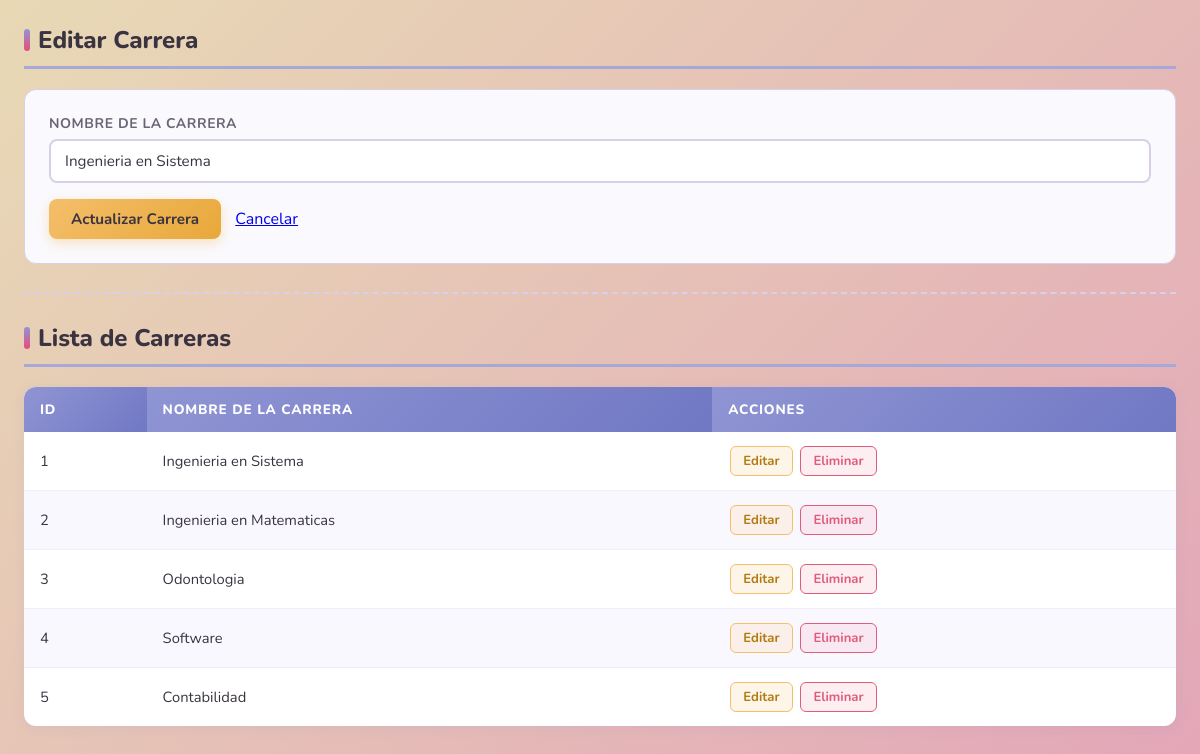
The app's page /carreras3 - copia.php?editar=1 with its own data.
### tables this page shows
CREATE TABLE `carreras` (
  `id_carrera` int NOT NULL,
  `nombre` varchar(100) NOT NULL
);

### sistemaestudiantilmodulo3.3.php (called while the page is built, shortened)
<?php
class clasesistema
{
    private $host = "localhost";
    private $usuario = "root";
    private $password = "chilaquilas25";
    private $bd = "nextgen_db";
    private $puerto = 3308;
    private $conexion;
    public function __construct()
    {
        $this->conexion = new mysqli(
            $this->host,
            $this->usuario,
            $this->password,
            $this->bd,
            $this->puerto
        );
    }
    public function obtenerGenerico($tabla)
    {
        $sql = "SELECT * FROM $tabla";
        return $this->conexion->query($sql);
    }
    public function seleccionarGenerico($tabla, $campoId, $id)
    {
        $id = $this->conexion->real_escape_string($id);
        $sql = "SELECT * FROM $tabla WHERE $campoId = '$id'";
        $resultado = $this->conexion->query($sql);
        return $resultado->fetch_assoc();
    }
}
?>

### carreras3 - copia.php (the view, shortened to what this page needs)
<?php
require_once "sistemaestudiantilmodulo3.3.php";
$obj = new clasesistema();
$editando = false;
$data = null;
if (isset($_GET['editar'])) {
    $editando = true;
    $data = $obj->seleccionarGenerico("carreras", "id_carrera", $_GET['editar']);
}
?>
<!DOCTYPE html>
<html lang="es">
<head>
    <link rel="stylesheet" href="implementaciones.css">
</head>
<body>
<div class="container">
    <h2><?= $editando ? "Editar Carrera" : "Nueva Carrera" ?></h2>
    <form method="POST" action="carreras3 - copia.php">
        <label>Nombre de la Carrera</label>
        <input type="text" name="nombre"
               value="<?= $editando ? htmlspecialchars($data['nombre'] ?? '') : '' ?>"
               required maxlength="100">
        <button type="submit" name="<?= $editando ? 'actualizar' : 'guardar' ?>" class="btn">
            <?= $editando ? "Actualizar Carrera" : "Guardar Carrera" ?>
        </button>
        <?php if ($editando): ?>
            <a href="carreras3 - copia.php" style="margin-left: 10px;">Cancelar</a>
        <?php endif; ?>
    </form>
    <hr>
    <h2>Lista de Carreras</h2>
    <table>
        <thead>
            <tr>
                <th>ID</th>
                <th>Nombre de la Carrera</th>
                <th>Acciones</th>
            </tr>
        </thead>
        <tbody>
            <?php
            $carreras = $obj->obtenerGenerico("carreras");
            while($row = $carreras->fetch_assoc()):
            ?>
            <tr>
                <td><?= $row['id_carrera'] ?></td>
                <td><?= htmlspecialchars($row['nombre']) ?></td>
                <td>
                    <a href="carreras3 - copia.php?editar=<?= $row['id_carrera'] ?>">Editar</a>
                    <a href="carreras3 - copia.php?eliminar=<?= $row['id_carrera'] ?>"
                       onclick="return confirm('¿Estás seguro de eliminar esta carrera? Esta acción no se puede deshacer.')"
                       class="btn-del">Eliminar</a>
                </td>
            </tr>
            <?php endwhile; ?>
        </tbody>
    </table>
</div>
</body>
</html>

### implementaciones.css (style rules this page uses)
:root { --beige: #E8D9B5; --gris: #A89F94; --rosado: #E8A9A9; --rosado-fuerte: #E94B7D; --durazno: #F4BE6A; --lila: #8F95D3; --lila-claro: #A6A8D7; --rosado-claro: #E3A5B8; --blanco: #ffffff; --texto: #3a3340; --texto-suave: #6b6475; --borde: #d9cfe8; --sombra: rgba(143, 149, 211, 0.15); --sombra-hover: rgba(143, 149, 211, 0.30); --verde: #4caf87; --rojo: #e05c7a; }
* { box-sizing: border-box; margin: 0; padding: 0; }
body { font-family: 'Nunito', 'Segoe UI', Tahoma, Geneva, Verdana, sans-serif; background: linear-gradient(135deg, var(--beige) 0%, var(--rosado-claro) 100%); min-height: 100vh; color: var(--texto); padding: 24px; }
TÍTULOS h1, h2, h3 { color: var(--texto); font-weight: 800; }
h2 { font-size: 1.5rem; margin-bottom: 20px; padding-bottom: 10px; border-bottom: 3px solid var(--lila-claro); display: flex; align-items: center; gap: 8px; }
h2::before { content: ''; display: inline-block; width: 6px; height: 22px; background: linear-gradient(180deg, var(--lila), var(--rosado-fuerte)); border-radius: 4px; }
hr { border: none; border-top: 2px dashed var(--borde); margin: 28px 0; }
form { background: #faf9fd; border: 1px solid var(--borde); border-radius: 12px; padding: 24px; margin-bottom: 20px; }
label { display: block; font-weight: 700; font-size: 0.875rem; color: var(--texto-suave); margin-bottom: 6px; text-transform: uppercase; letter-spacing: 0.04em; }
input[type="text"], input[type="email"], input[type="number"], input[type="password"], select, textarea { width: 100%; padding: 10px 14px; border: 2px solid var(--borde); border-radius: 8px; font-family: 'Nunito', sans-serif; font-size: 0.95rem; color: var(--texto); background: var(--blanco); transition: border-color 0.2s, box-shadow 0.2s; margin-bottom: 16px; }
.btn, button[type="submit"], button[name="guardar"], button[name="actualizar"], button[name="guardarestudiante"], button[name="actualizarestudiante"], button[name="guardarmaestro"], button[name="actualizarmaestro"], button[name="login"], button[name="manual"], button[name="programar"] { display: inline-flex; align-items: center; gap: 6px; padding: 10px 22px; border: none; border-radius: 8px; font-family: 'Nunito', sans-serif; font-size: 0.95rem; font-weight: 700; cursor: pointer; transition: transform 0.15s, box-shadow 0.15s, background 0.2s; text-decoration: none; color: var(--blanco); }
button[type="submit"], button[name="guardar"], button[name="guardarestudiante"], button[name="guardarmaestro"] { background: linear-gradient(135deg, var(--lila), #7178c4); box-shadow: 0 4px 12px rgba(113, 120, 196, 0.35); }
button[name="actualizar"], button[name="actualizarestudiante"], button[name="actualizarmaestro"] { background: linear-gradient(135deg, var(--durazno), #e8a83a); color: var(--texto); box-shadow: 0 4px 12px rgba(244, 190, 106, 0.4); }
table { width: 100%; border-collapse: collapse; margin-top: 12px; background: var(--blanco); border-radius: 12px; overflow: hidden; box-shadow: 0 2px 12px var(--sombra); }
thead th, tr th { background: linear-gradient(135deg, var(--lila), #7178c4); color: var(--blanco); padding: 13px 16px; font-size: 0.85rem; text-transform: uppercase; letter-spacing: 0.06em; font-weight: 800; text-align: left; border: none; }
tbody td, tr td { padding: 12px 16px; border-bottom: 1px solid #f0edf7; font-size: 0.92rem; vertical-align: middle; }
tbody tr:last-child td { border-bottom: none; }
tbody tr:nth-child(even), tr:nth-child(even) td { background-color: #faf8ff; }
a[href*="editar"], a[href*="eliminar"] { display: inline-flex; align-items: center; gap: 4px; padding: 5px 12px; border-radius: 6px; font-size: 0.82rem; font-weight: 700; text-decoration: none; margin: 2px; transition: transform 0.15s, box-shadow 0.15s; }
a[href*="editar"] { background: rgba(244, 190, 106, 0.15); color: #b07c10; border: 1.5px solid var(--durazno); }
a[href*="eliminar"], .btn-del { background: rgba(224, 92, 122, 0.1); color: var(--rojo) !important; border: 1.5px solid var(--rojo); text-decoration: none !important; font-weight: 700 !important; }

### records on screen
carreras: nombre "Ingenieria en Sistema", id_carrera "1"
carreras: id_carrera "2", nombre "Ingenieria en Matematicas"
carreras: id_carrera "3", nombre "Odontologia"
carreras: id_carrera "4", nombre "Software"
carreras: id_carrera "5", nombre "Contabilidad"
